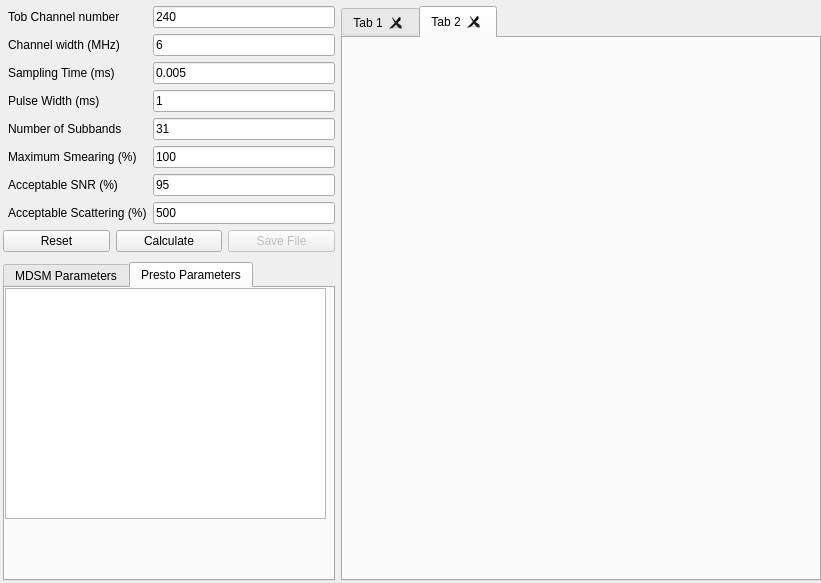
<?xml version="1.0" encoding="UTF-8"?>
<ui version="4.0">
 <class>Form</class>
 <widget class="QWidget" name="Form">
  <property name="geometry">
   <rect>
    <x>0</x>
    <y>0</y>
    <width>821</width>
    <height>583</height>
   </rect>
  </property>
  <property name="windowTitle">
   <string>Form</string>
  </property>
  <widget class="QWidget" name="horizontalLayoutWidget">
   <property name="geometry">
    <rect>
     <x>0</x>
     <y>0</y>
     <width>821</width>
     <height>581</height>
    </rect>
   </property>
   <layout class="QHBoxLayout" name="horizontalLayout">
    <property name="sizeConstraint">
     <enum>QLayout::SetNoConstraint</enum>
    </property>
    <property name="leftMargin">
     <number>3</number>
    </property>
    <property name="topMargin">
     <number>6</number>
    </property>
    <property name="rightMargin">
     <number>0</number>
    </property>
    <item>
     <layout class="QVBoxLayout" name="verticalLayout_2">
      <property name="sizeConstraint">
       <enum>QLayout::SetNoConstraint</enum>
      </property>
      <property name="leftMargin">
       <number>0</number>
      </property>
      <property name="topMargin">
       <number>0</number>
      </property>
      <item>
       <layout class="QGridLayout" name="gridLayout">
        <property name="sizeConstraint">
         <enum>QLayout::SetNoConstraint</enum>
        </property>
        <item row="6" column="0">
         <widget class="QLabel" name="snrLabel">
          <property name="text">
           <string>Acceptable SNR (%)</string>
          </property>
          <property name="margin">
           <number>4</number>
          </property>
          <property name="indent">
           <number>5</number>
          </property>
          <property name="buddy">
           <cstring>snrEdit</cstring>
          </property>
         </widget>
        </item>
        <item row="4" column="0">
         <widget class="QLabel" name="nchansLabel">
          <property name="text">
           <string>Number of Subbands</string>
          </property>
          <property name="margin">
           <number>4</number>
          </property>
          <property name="indent">
           <number>5</number>
          </property>
          <property name="buddy">
           <cstring>nchansEdit</cstring>
          </property>
         </widget>
        </item>
        <item row="3" column="0">
         <widget class="QLabel" name="widthLabel">
          <property name="text">
           <string>Pulse Width (ms)</string>
          </property>
          <property name="margin">
           <number>4</number>
          </property>
          <property name="indent">
           <number>5</number>
          </property>
          <property name="buddy">
           <cstring>widthEdit</cstring>
          </property>
         </widget>
        </item>
        <item row="2" column="0">
         <widget class="QLabel" name="tsampLabel">
          <property name="text">
           <string>Sampling Time (ms)</string>
          </property>
          <property name="margin">
           <number>4</number>
          </property>
          <property name="indent">
           <number>5</number>
          </property>
          <property name="buddy">
           <cstring>tsampEdit</cstring>
          </property>
         </widget>
        </item>
        <item row="1" column="0">
         <widget class="QLabel" name="bwLabel">
          <property name="text">
           <string>Channel width (MHz)</string>
          </property>
          <property name="margin">
           <number>4</number>
          </property>
          <property name="indent">
           <number>5</number>
          </property>
          <property name="buddy">
           <cstring>bandwidthEdit</cstring>
          </property>
         </widget>
        </item>
        <item row="0" column="0">
         <widget class="QLabel" name="highFreqLabel">
          <property name="text">
           <string>Tob Channel number</string>
          </property>
          <property name="margin">
           <number>4</number>
          </property>
          <property name="indent">
           <number>5</number>
          </property>
          <property name="buddy">
           <cstring>highFreqEdit</cstring>
          </property>
         </widget>
        </item>
        <item row="0" column="1">
         <widget class="QLineEdit" name="highFreqEdit">
          <property name="text">
           <string>240</string>
          </property>
         </widget>
        </item>
        <item row="1" column="1">
         <widget class="QLineEdit" name="bandwidthEdit">
          <property name="text">
           <string>6</string>
          </property>
         </widget>
        </item>
        <item row="2" column="1">
         <widget class="QLineEdit" name="tsampEdit">
          <property name="text">
           <string>0.005</string>
          </property>
         </widget>
        </item>
        <item row="3" column="1">
         <widget class="QLineEdit" name="widthEdit">
          <property name="text">
           <string>1</string>
          </property>
         </widget>
        </item>
        <item row="4" column="1">
         <widget class="QLineEdit" name="nchansEdit">
          <property name="text">
           <string>31</string>
          </property>
         </widget>
        </item>
        <item row="6" column="1">
         <widget class="QLineEdit" name="snrEdit">
          <property name="text">
           <string>95</string>
          </property>
         </widget>
        </item>
        <item row="5" column="0">
         <widget class="QLabel" name="smearLabel">
          <property name="text">
           <string>Maximum Smearing (%)</string>
          </property>
          <property name="margin">
           <number>4</number>
          </property>
          <property name="indent">
           <number>5</number>
          </property>
          <property name="buddy">
           <cstring>smearEdit</cstring>
          </property>
         </widget>
        </item>
        <item row="5" column="1">
         <widget class="QLineEdit" name="smearEdit">
          <property name="text">
           <string>100</string>
          </property>
         </widget>
        </item>
        <item row="7" column="0">
         <widget class="QLabel" name="scatteringLabel">
          <property name="text">
           <string>Acceptable Scattering (%)</string>
          </property>
          <property name="margin">
           <number>4</number>
          </property>
          <property name="indent">
           <number>5</number>
          </property>
         </widget>
        </item>
        <item row="7" column="1">
         <widget class="QLineEdit" name="scatteringEdit">
          <property name="text">
           <string>500</string>
          </property>
         </widget>
        </item>
       </layout>
      </item>
      <item>
       <layout class="QGridLayout" name="gridLayout_2">
        <property name="sizeConstraint">
         <enum>QLayout::SetNoConstraint</enum>
        </property>
        <property name="horizontalSpacing">
         <number>6</number>
        </property>
        <property name="verticalSpacing">
         <number>10</number>
        </property>
        <property name="topMargin">
         <number>0</number>
        </property>
        <property name="bottomMargin">
         <number>0</number>
        </property>
        <item row="0" column="0">
         <widget class="QPushButton" name="resetButton">
          <property name="text">
           <string>Reset</string>
          </property>
         </widget>
        </item>
        <item row="0" column="1">
         <widget class="QPushButton" name="calcButton">
          <property name="text">
           <string>Calculate</string>
          </property>
         </widget>
        </item>
        <item row="0" column="2">
         <widget class="QPushButton" name="saveButton">
          <property name="enabled">
           <bool>false</bool>
          </property>
          <property name="text">
           <string>Save File</string>
          </property>
         </widget>
        </item>
        <item row="1" column="0" colspan="3">
         <widget class="QTabWidget" name="textTabWidget">
          <property name="currentIndex">
           <number>1</number>
          </property>
          <widget class="QWidget" name="tab_3">
           <attribute name="title">
            <string>MDSM Parameters</string>
           </attribute>
           <widget class="QTableWidget" name="tableWidget">
            <property name="enabled">
             <bool>true</bool>
            </property>
            <property name="geometry">
             <rect>
              <x>-10</x>
              <y>10</y>
              <width>381</width>
              <height>221</height>
             </rect>
            </property>
            <property name="alternatingRowColors">
             <bool>true</bool>
            </property>
            <property name="showGrid">
             <bool>false</bool>
            </property>
            <property name="cornerButtonEnabled">
             <bool>false</bool>
            </property>
            <property name="rowCount">
             <number>7</number>
            </property>
            <property name="columnCount">
             <number>2</number>
            </property>
            <attribute name="horizontalHeaderDefaultSectionSize">
             <number>175</number>
            </attribute>
            <attribute name="horizontalHeaderMinimumSectionSize">
             <number>50</number>
            </attribute>
            <attribute name="horizontalHeaderShowSortIndicator" stdset="0">
             <bool>false</bool>
            </attribute>
            <attribute name="verticalHeaderDefaultSectionSize">
             <number>27</number>
            </attribute>
            <attribute name="verticalHeaderMinimumSectionSize">
             <number>21</number>
            </attribute>
            <attribute name="horizontalHeaderShowSortIndicator" stdset="0">
             <bool>false</bool>
            </attribute>
            <attribute name="verticalHeaderDefaultSectionSize">
             <number>27</number>
            </attribute>
            <attribute name="horizontalHeaderMinimumSectionSize">
             <number>50</number>
            </attribute>
            <attribute name="verticalHeaderMinimumSectionSize">
             <number>21</number>
            </attribute>
            <attribute name="horizontalHeaderDefaultSectionSize">
             <number>175</number>
            </attribute>
            <row>
             <property name="text">
              <string/>
             </property>
            </row>
            <row>
             <property name="text">
              <string/>
             </property>
            </row>
            <row>
             <property name="text">
              <string/>
             </property>
            </row>
            <row>
             <property name="text">
              <string/>
             </property>
            </row>
            <row>
             <property name="text">
              <string/>
             </property>
            </row>
            <row>
             <property name="text">
              <string/>
             </property>
            </row>
            <row>
             <property name="text">
              <string/>
             </property>
            </row>
            <column>
             <property name="text">
              <string>Parameter</string>
             </property>
            </column>
            <column>
             <property name="text">
              <string>Value</string>
             </property>
            </column>
            <item row="0" column="0">
             <property name="text">
              <string/>
             </property>
            </item>
            <item row="1" column="0">
             <property name="text">
              <string/>
             </property>
            </item>
            <item row="2" column="0">
             <property name="text">
              <string/>
             </property>
            </item>
            <item row="3" column="0">
             <property name="text">
              <string/>
             </property>
            </item>
            <item row="4" column="0">
             <property name="text">
              <string/>
             </property>
            </item>
            <item row="5" column="0">
             <property name="text">
              <string/>
             </property>
            </item>
            <item row="6" column="0">
             <property name="text">
              <string/>
             </property>
            </item>
           </widget>
          </widget>
          <widget class="QWidget" name="tab_4">
           <attribute name="title">
            <string>Presto Parameters</string>
           </attribute>
           <widget class="QTableWidget" name="prestoTableWidget">
            <property name="geometry">
             <rect>
              <x>0</x>
              <y>0</y>
              <width>321</width>
              <height>231</height>
             </rect>
            </property>
            <property name="alternatingRowColors">
             <bool>true</bool>
            </property>
            <property name="cornerButtonEnabled">
             <bool>false</bool>
            </property>
           </widget>
          </widget>
         </widget>
        </item>
       </layout>
      </item>
     </layout>
    </item>
    <item>
     <widget class="QTabWidget" name="tabWidget">
      <property name="sizePolicy">
       <sizepolicy hsizetype="Expanding" vsizetype="Expanding">
        <horstretch>0</horstretch>
        <verstretch>0</verstretch>
       </sizepolicy>
      </property>
      <property name="minimumSize">
       <size>
        <width>480</width>
        <height>0</height>
       </size>
      </property>
      <property name="currentIndex">
       <number>1</number>
      </property>
      <property name="tabsClosable">
       <bool>true</bool>
      </property>
      <property name="movable">
       <bool>true</bool>
      </property>
      <widget class="QWidget" name="tab">
       <attribute name="title">
        <string>Tab 1</string>
       </attribute>
      </widget>
      <widget class="QWidget" name="tab_2">
       <attribute name="title">
        <string>Tab 2</string>
       </attribute>
      </widget>
     </widget>
    </item>
   </layout>
  </widget>
 </widget>
 <resources/>
 <connections/>
</ui>
